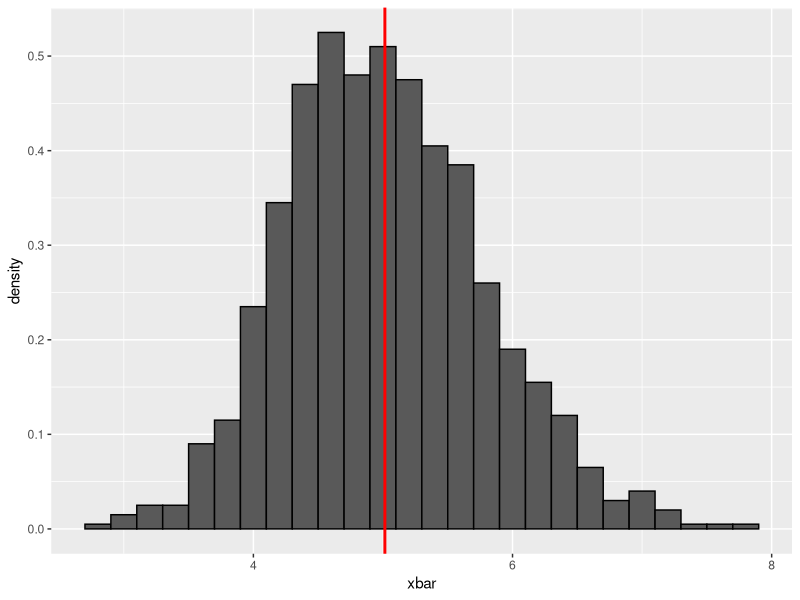
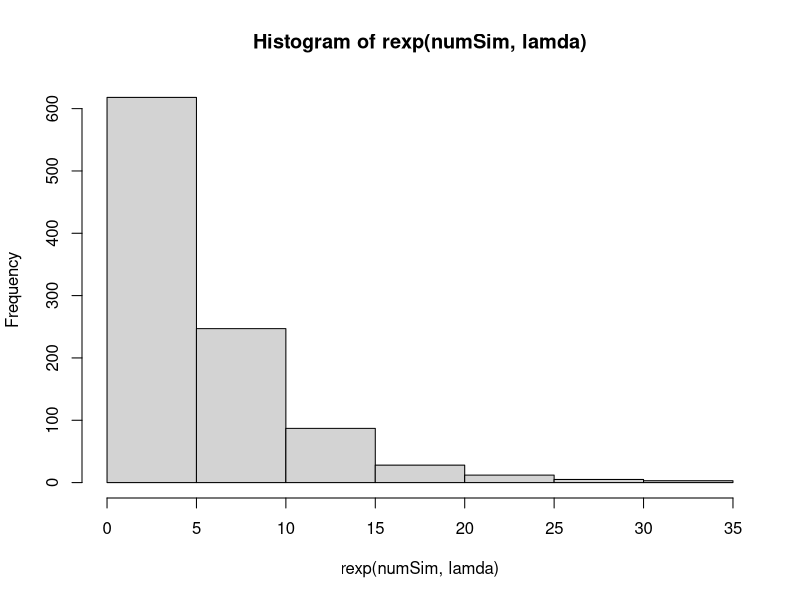
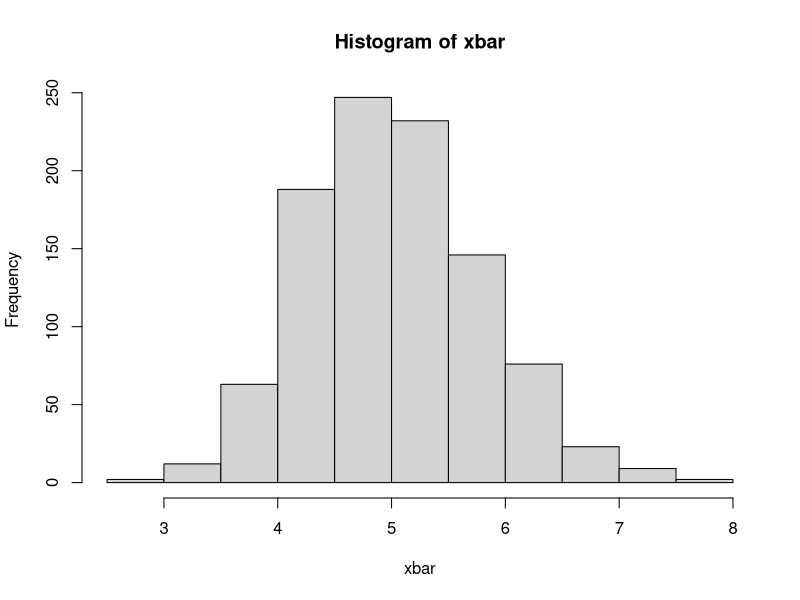

The R script that drew these images, in order:
## ---- chunk 1
#load ggplot
library(ggplot2)

#Set Seed for Reproducible Simulation
set.seed(99)

numSim <- 1000
lamda <- 0.2
n <- 40

theoMean <- 1/lamda
simData <- matrix(rexp(numSim*n, lamda), numSim)
xbar <- apply(simData, 1, mean)
## ---- chunk 2

#Empirical Mean
sampleMean <- mean(xbar)
sampleMean
#Theoretical Mean
theoMean
## ---- chunk 3
ggplot() + aes(xbar, y=..density..) + 
        geom_histogram(,binwidth=.2, color="black") +
        geom_vline(xintercept = mean(xbar), colour = 'red',size=1)
## ---- chunk 4
sampleStd <- sd(xbar)
sampleStd
theoStd <- 1/lamda/sqrt(n)
theoStd
## ---- chunk 5
hist(rexp(numSim, lamda))
## ---- chunk 6
hist(xbar)
